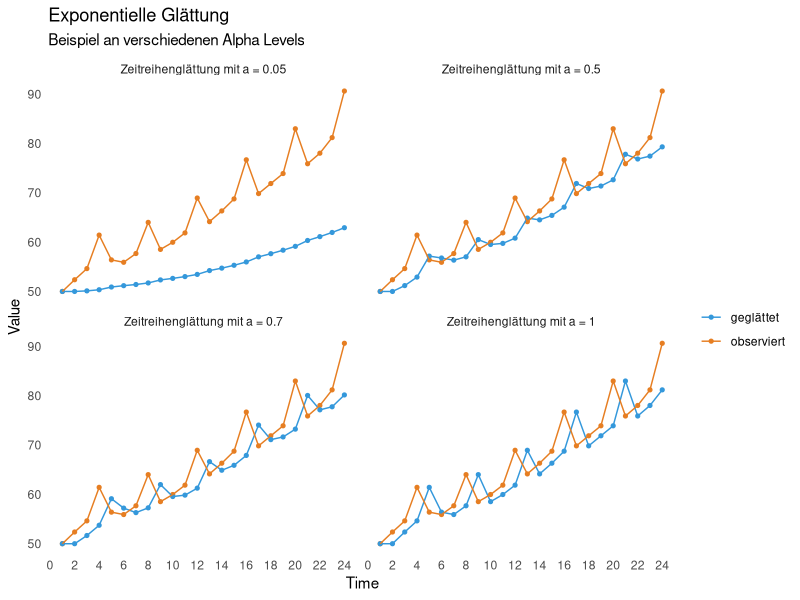

Here is the R script that generated this plot:

# ------------------------------------------------------------------------------------------------
# Title:  Exponentielle GLättung
# Autor:  Dominik Peter
# Date:   2017-04-01
# ------------------------------------------------------------------------------------------------


library(ggplot2)
library(dplyr)
library(tidyr)
library(purrr)

# set.seed(23)

randomTime <- function(n, init,
                       t, s,
                       period,
                       returnDF=TRUE, ...){
  time <- vector(mode="double")
  time[1] <- init
  error <- rnorm(n, ...)
  for (i in 2:n){
    time[i] <- (time[i-1] * (1+t)) + error[i]
  }
  intv <- n%/%period*period
  seasonal <- seq(from = 0,
                  to = intv,
                  by = period)[-1]
  
  time[seasonal] <- time[seasonal] * (1+s)
  if (returnDF){
    df <- data.frame(i = 1:n, t = time)
    return(df)
  }
  time
}

exp_smoothing <- function(t, a = 0.2){
  smoothed <- vector(mode = "double", length = length(t))
  smoothed[1] <- t[1]
  for(i in 2:length(t)){
    error <- t[i-1] - smoothed[i-1]
    smoothed[i] <- smoothed[i-1] + a * error
  }
  smoothed
}

# --------------------
N <- 24
Start <- 50
trend <- +0.02
ses <- 0.1
period <- 4
# --------------------

rt <- randomTime(N, Start, trend, ses, period)
rt_list <- lapply(1:4, function(x) rt)

alphas <- c(0.05, 0.5, 0.7, 1)

smoothing <- function(x, y){
  x$smoothed <- exp_smoothing(x$t, y)
  x$a <- y
  x
}

purrr::map2(rt_list, alphas, .f=smoothing) %>% 
  bind_rows(.id = "serie") %>% 
  mutate(serie = paste("Zeitreihenglättung mit a =", a)) %>% 
  select(-a, serie, i, observiert=t, geglättet=smoothed) %>% 
  gather(id, value, -i,-serie) %>% 
  ggplot(aes(x=i,y=value, color=id)) +
  geom_point(size=1.1) +
  geom_line() +
  theme_minimal() +
  theme(panel.grid = element_blank()) +
  xlab("Time") +
  ylab("Value") +
  ggtitle("Exponentielle Glättung", subtitle = "Beispiel an verschiedenen Alpha Levels") +
  scale_color_manual(values = c("#3498db", "#e67e22"), name="") +
  scale_x_continuous(breaks = seq(0, N, 2)) +
  facet_wrap(~serie)
  

